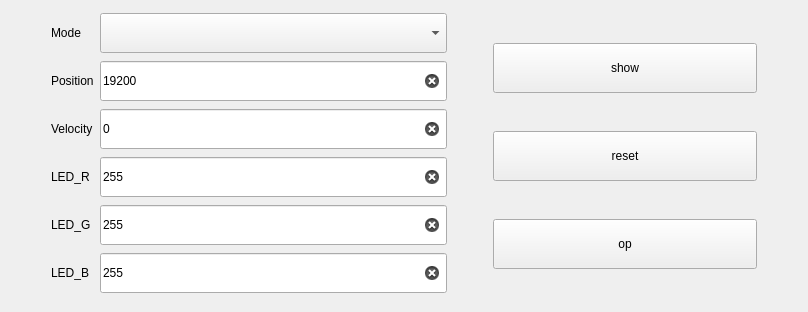
<?xml version="1.0" encoding="UTF-8"?>
<ui version="4.0">
 <class>SingleStepReagentBin</class>
 <widget class="QWidget" name="SingleStepReagentBin">
  <property name="geometry">
   <rect>
    <x>0</x>
    <y>0</y>
    <width>808</width>
    <height>312</height>
   </rect>
  </property>
  <property name="windowTitle">
   <string>Form</string>
  </property>
  <property name="styleSheet">
   <string notr="true"/>
  </property>
  <layout class="QHBoxLayout" name="horizontalLayout" stretch="0,3,0,2,0">
   <item>
    <spacer name="horizontalSpacer">
     <property name="orientation">
      <enum>Qt::Horizontal</enum>
     </property>
     <property name="sizeHint" stdset="0">
      <size>
       <width>40</width>
       <height>20</height>
      </size>
     </property>
    </spacer>
   </item>
   <item>
    <layout class="QGridLayout" name="gridLayout">
     <item row="2" column="0">
      <widget class="QLabel" name="lab_1">
       <property name="text">
        <string>Velocity</string>
       </property>
      </widget>
     </item>
     <item row="3" column="0">
      <widget class="QLabel" name="lab_2">
       <property name="text">
        <string>LED_R</string>
       </property>
      </widget>
     </item>
     <item row="1" column="0">
      <widget class="QLabel" name="lab_0">
       <property name="text">
        <string>Position</string>
       </property>
      </widget>
     </item>
     <item row="2" column="1">
      <widget class="QLineEdit" name="edit_1">
       <property name="minimumSize">
        <size>
         <width>0</width>
         <height>40</height>
        </size>
       </property>
       <property name="text">
        <string>0</string>
       </property>
       <property name="clearButtonEnabled">
        <bool>true</bool>
       </property>
      </widget>
     </item>
     <item row="3" column="1">
      <widget class="QLineEdit" name="edit_led_R">
       <property name="minimumSize">
        <size>
         <width>0</width>
         <height>40</height>
        </size>
       </property>
       <property name="text">
        <string>255</string>
       </property>
       <property name="clearButtonEnabled">
        <bool>true</bool>
       </property>
      </widget>
     </item>
     <item row="1" column="1">
      <widget class="QLineEdit" name="edit_0">
       <property name="minimumSize">
        <size>
         <width>0</width>
         <height>40</height>
        </size>
       </property>
       <property name="text">
        <string>19200</string>
       </property>
       <property name="clearButtonEnabled">
        <bool>true</bool>
       </property>
      </widget>
     </item>
     <item row="4" column="1">
      <widget class="QLineEdit" name="edit_led_G">
       <property name="minimumSize">
        <size>
         <width>0</width>
         <height>40</height>
        </size>
       </property>
       <property name="text">
        <string>255</string>
       </property>
       <property name="clearButtonEnabled">
        <bool>true</bool>
       </property>
      </widget>
     </item>
     <item row="0" column="0">
      <widget class="QLabel" name="lab">
       <property name="text">
        <string>Mode</string>
       </property>
      </widget>
     </item>
     <item row="4" column="0">
      <widget class="QLabel" name="lab_3">
       <property name="text">
        <string>LED_G</string>
       </property>
      </widget>
     </item>
     <item row="0" column="1">
      <widget class="QComboBox" name="comboBox">
       <property name="minimumSize">
        <size>
         <width>0</width>
         <height>40</height>
        </size>
       </property>
       <property name="styleSheet">
        <string notr="true">QComboBox QAbstractItemView::item{height:50px;}</string>
       </property>
      </widget>
     </item>
     <item row="5" column="0">
      <widget class="QLabel" name="lab_4">
       <property name="text">
        <string>LED_B</string>
       </property>
      </widget>
     </item>
     <item row="5" column="1">
      <widget class="QLineEdit" name="edit_led_B">
       <property name="minimumSize">
        <size>
         <width>0</width>
         <height>40</height>
        </size>
       </property>
       <property name="text">
        <string>255</string>
       </property>
       <property name="clearButtonEnabled">
        <bool>true</bool>
       </property>
      </widget>
     </item>
    </layout>
   </item>
   <item>
    <spacer name="horizontalSpacer_2">
     <property name="orientation">
      <enum>Qt::Horizontal</enum>
     </property>
     <property name="sizeHint" stdset="0">
      <size>
       <width>40</width>
       <height>20</height>
      </size>
     </property>
    </spacer>
   </item>
   <item>
    <layout class="QVBoxLayout" name="verticalLayout">
     <item>
      <widget class="QPushButton" name="btn_show">
       <property name="minimumSize">
        <size>
         <width>0</width>
         <height>50</height>
        </size>
       </property>
       <property name="text">
        <string>show</string>
       </property>
      </widget>
     </item>
     <item>
      <widget class="QPushButton" name="btn_reset">
       <property name="minimumSize">
        <size>
         <width>0</width>
         <height>50</height>
        </size>
       </property>
       <property name="text">
        <string>reset</string>
       </property>
      </widget>
     </item>
     <item>
      <widget class="QPushButton" name="btn">
       <property name="minimumSize">
        <size>
         <width>0</width>
         <height>50</height>
        </size>
       </property>
       <property name="text">
        <string>op</string>
       </property>
      </widget>
     </item>
    </layout>
   </item>
   <item>
    <spacer name="horizontalSpacer_3">
     <property name="orientation">
      <enum>Qt::Horizontal</enum>
     </property>
     <property name="sizeHint" stdset="0">
      <size>
       <width>40</width>
       <height>20</height>
      </size>
     </property>
    </spacer>
   </item>
  </layout>
 </widget>
 <resources/>
 <connections/>
</ui>
